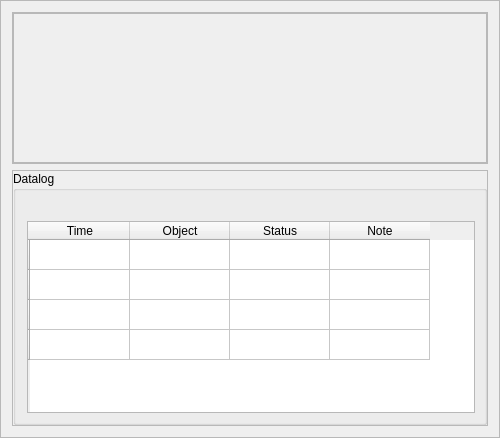
        <widget class="QFrame" name="fmRi">
         <property name="sizePolicy">
          <sizepolicy hsizetype="Expanding" vsizetype="Expanding">
           <horstretch>0</horstretch>
           <verstretch>0</verstretch>
          </sizepolicy>
         </property>
         <property name="minimumSize">
          <size>
           <width>500</width>
           <height>0</height>
          </size>
         </property>
         <property name="maximumSize">
          <size>
           <width>500</width>
           <height>16777215</height>
          </size>
         </property>
         <property name="frameShape">
          <enum>QFrame::StyledPanel</enum>
         </property>
         <property name="frameShadow">
          <enum>QFrame::Raised</enum>
         </property>
         <layout class="QVBoxLayout" name="verticalLayout_4">
          <item alignment="Qt::AlignTop">
           <widget class="QFrame" name="frame_7">
            <property name="frameShape">
             <enum>QFrame::StyledPanel</enum>
            </property>
            <property name="frameShadow">
             <enum>QFrame::Raised</enum>
            </property>
            <layout class="QVBoxLayout" name="verticalLayout_10">
             <property name="leftMargin">
              <number>0</number>
             </property>
             <property name="topMargin">
              <number>0</number>
             </property>
             <property name="rightMargin">
              <number>0</number>
             </property>
             <property name="bottomMargin">
              <number>0</number>
             </property>
             <item>
              <widget class="QFrame" name="frame_5">
               <property name="minimumSize">
                <size>
                 <width>0</width>
                 <height>150</height>
                </size>
               </property>
               <property name="maximumSize">
                <size>
                 <width>16777215</width>
                 <height>150</height>
                </size>
               </property>
               <property name="frameShape">
                <enum>QFrame::StyledPanel</enum>
               </property>
               <property name="frameShadow">
                <enum>QFrame::Raised</enum>
               </property>
               <layout class="QHBoxLayout" name="horizontalLayout_17">
                <property name="leftMargin">
                 <number>0</number>
                </property>
                <property name="topMargin">
                 <number>0</number>
                </property>
                <property name="rightMargin">
                 <number>0</number>
                </property>
                <property name="bottomMargin">
                 <number>0</number>
                </property>
                <item>
                 <widget class="QLabel" name="lb_jaka">
                  <property name="text">
                   <string/>
                  </property>
                 </widget>
                </item>
               </layout>
              </widget>
             </item>
            </layout>
           </widget>
          </item>
          <item>
           <widget class="QFrame" name="frame_6">
            <property name="frameShape">
             <enum>QFrame::StyledPanel</enum>
            </property>
            <property name="frameShadow">
             <enum>QFrame::Raised</enum>
            </property>
            <layout class="QHBoxLayout" name="horizontalLayout_19">
             <property name="spacing">
              <number>0</number>
             </property>
             <property name="leftMargin">
              <number>0</number>
             </property>
             <property name="topMargin">
              <number>0</number>
             </property>
             <property name="rightMargin">
              <number>0</number>
             </property>
             <property name="bottomMargin">
              <number>0</number>
             </property>
             <item>
              <widget class="QGroupBox" name="grb_table_data">
               <property name="sizePolicy">
                <sizepolicy hsizetype="Preferred" vsizetype="Expanding">
                 <horstretch>0</horstretch>
                 <verstretch>0</verstretch>
                </sizepolicy>
               </property>
               <property name="maximumSize">
                <size>
                 <width>16777215</width>
                 <height>16777215</height>
                </size>
               </property>
               <property name="title">
                <string>Datalog</string>
               </property>
               <property name="border_thin" stdset="0">
                <bool>true</bool>
               </property>
               <layout class="QHBoxLayout" name="horizontalLayout_21">
                <property name="leftMargin">
                 <number>11</number>
                </property>
                <property name="topMargin">
                 <number>30</number>
                </property>
                <item>
                 <widget class="QTableWidget" name="table_logger">
                  <row>
                   <property name="text">
                    <string/>
                   </property>
                  </row>
                  <row>
                   <property name="text">
                    <string/>
                   </property>
                  </row>
                  <row>
                   <property name="text">
                    <string/>
                   </property>
                  </row>
                  <row>
                   <property name="text">
                    <string/>
                   </property>
                  </row>
                  <column>
                   <property name="text">
                    <string>Time</string>
                   </property>
                  </column>
                  <column>
                   <property name="text">
                    <string>Object</string>
                   </property>
                  </column>
                  <column>
                   <property name="text">
                    <string>Status</string>
                   </property>
                  </column>
                  <column>
                   <property name="text">
                    <string>Note</string>
                   </property>
                  </column>
                 </widget>
                </item>
               </layout>
              </widget>
             </item>
            </layout>
           </widget>
          </item>
         </layout>
        </widget>
